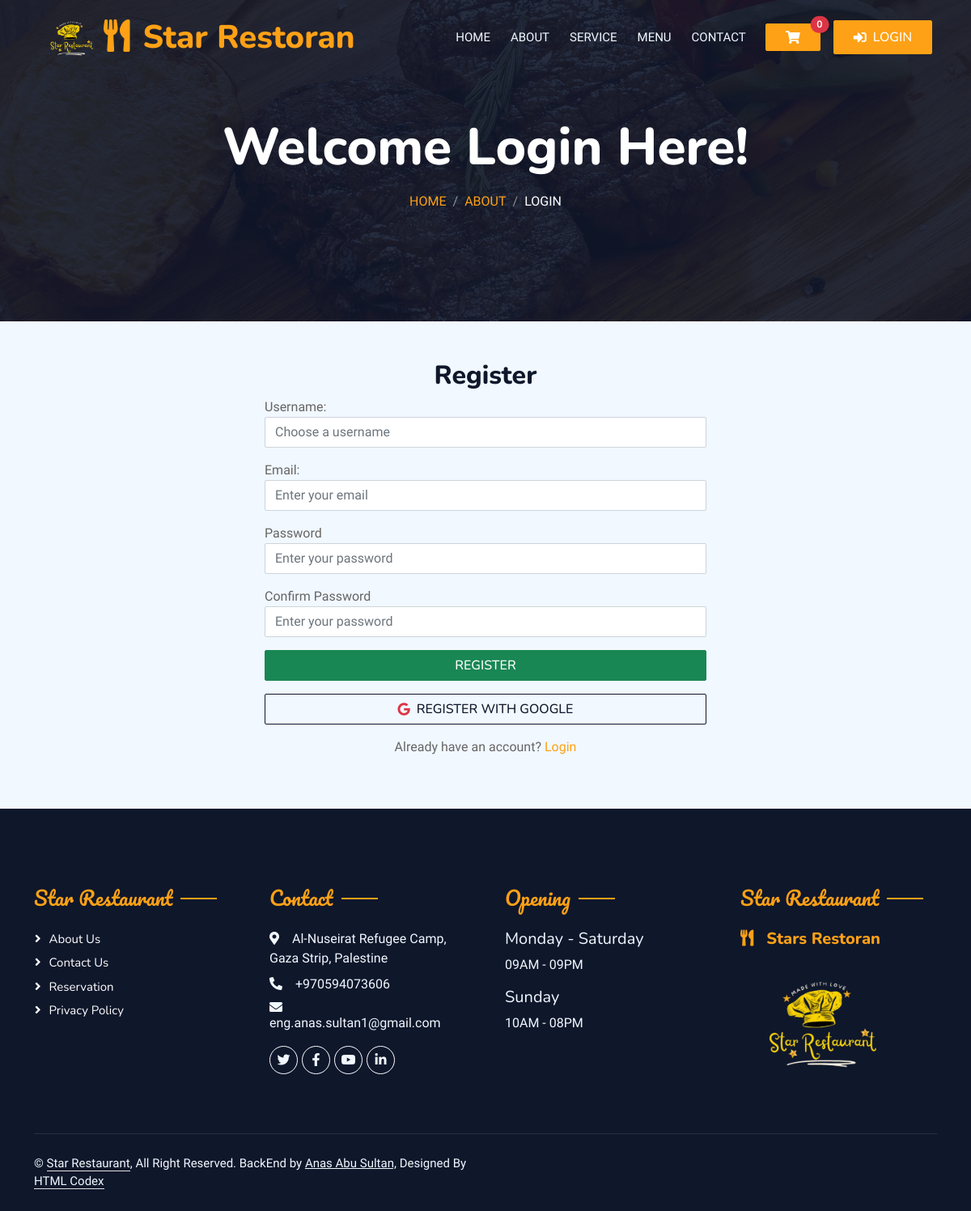
Page /accounts/register/ on the committed database.
### restaurant_app/models.py (models this page shows, shortened)
class Rest_detail(models.Model):
    name = models.CharField(max_length=255,blank=False,default='restaurant')
    address = models.CharField(max_length=255,blank=False,default='address')
    phone_number = models.CharField(max_length=20,blank=False,default='phone_number')
    email = models.EmailField(max_length=255,blank=False,default='email')
    image = models.ImageField(upload_to='restaurant/',default='defa/defa.png')
    description1 = models.CharField(max_length=255,default='Enjoy OurDelicious Meal')
    description2 = models.CharField(max_length=1500,default='Tempor erat elitr rebum at clita. Diam dolor diam ipsum sit. Aliqu diam amet diam et eos. Clita erat ipsum et lorem et sit, sed stet lorem sit clita duo justo magna dolore erat amet')
    video_url = models.URLField(default='https://www.youtube.com/watch?v=LXNdRCjZt00&t=19s')
    background_image_url = models.ImageField(upload_to='restaurant/backgrounds/', default='defa/background.png')
    backend_url = models.URLField(default='https://anasabusultan.pythonanywhere.com/Anas-Abu-Sultan/')

### accounts/views.py (the view)
# urls.py: path('register/', views.RegisterView.as_view(), name='register'),
class RegisterView(CreateView):
    form_class = UserRegistrationForm
    template_name = 'accounts/register.html'
    success_url = reverse_lazy('accounts:login')
    def get_context_data(self, **kwargs):
        context = super().get_context_data(**kwargs)
        context['rest_detail'] = Rest_detail.objects.first()  # Get the first object
        return context

### accounts/forms.py (shortened to what this page needs)
class UserRegistrationForm(UserCreationForm):
    username = forms.CharField(widget=forms.TextInput(attrs={'class': 'form-control'}))
    password1 =forms.CharField(widget=forms.PasswordInput(attrs={'class': 'form-control'}))
    password2= forms.CharField(widget=forms.PasswordInput(attrs={'class': 'form-control'}))
    email = forms.EmailField(required=True, widget=forms.EmailInput(attrs={'class': 'form-control','placeholder': 'Enter your email'}))
    class Meta:
        model = User
        fields = ['username','email','password1','password2']
    def __init__(self, *args, **kwargs):
        super().__init__(*args, **kwargs)
        for field_name, field in self.fields.items():
            field.widget.attrs['class'] = 'form-control'
            if field_name == 'username':
                field.widget.attrs['placeholder'] = 'Choose a username'
            elif 'password' in field_name:
                field.widget.attrs['placeholder'] = 'Enter your password'

### accounts/templates/accounts/register.html (shortened to what this page needs)
{% extends 'accounts/base_login.html' %}
{% block content %}
<div class="container mt-5">
    <div class="row justify-content-center">
        <div class="col-md-6">
            <h2 class="text-center">Register</h2>
            <form method="post">
                <div class="mb-3">
                    {{ form.username.label_tag }}
                    {{ form.username }}
                </div>
                <div class="mb-3">
                    {{ form.email.label_tag }}
                    {{ form.email }}
                </div>
                <div class="mb-3">
                    <label for="{{ form.password1.id_for_label }}">Password</label>
                    {{ form.password1 }}
                </div>
                <div class="mb-3">
                    <label for="{{ form.password2.id_for_label }}">Confirm Password</label>
                    {{ form.password2 }}
                </div>
                <button type="submit" class="btn btn-success w-100">Register</button>
            </form>
            <a href="{% url 'social:begin' 'google-oauth2' %}" class="google-login-button btn btn-outline-dark w-100 d-flex align-items-center justify-content-center mt-3">
                <i class="fab fa-google me-2 text-danger"></i> Register with Google
            </a>
            <p class="mt-3 text-center">Already have an account? <a href="{% url 'accounts:login' %}">Login</a></p>
        </div>
    </div>
</div>
{% endblock %}

### accounts/templates/accounts/navbar_login.html (shortened to what this page needs)
{%load static%}
 <!DOCTYPE html>
 <html lang="en">
 <head>
 </head>
 <body>
  <div class="container-xxl position-relative p-0">
    <nav class="navbar navbar-expand-lg navbar-dark bg-dark px-4 px-lg-5 py-3 py-lg-0">
        <a href="" class="navbar-brand p-0 d-flex align-items-center">
            <img src="{{ rest_detail.image.url }}" alt="Logo" class="img-fluid" style="max-height: 80px;">
            <h1 class="text-primary m-0"><i class="fa fa-utensils me-3"></i>Star Restoran</h1>
        </a>
        <div class="collapse navbar-collapse" id="navbarCollapse">
            <div class="navbar-nav ms-auto py-0 pe-4">
                <a href="{% url 'restaurant_app:home' %}" class="nav-item nav-link ">Home</a>
                <a href="{% url 'restaurant_app:about' %}" class="nav-item nav-link">About</a>
                <a href="{% url 'restaurant_app:services' %}" class="nav-item nav-link">Service</a>
                <a href="{% url 'restaurant_app:menu' category='food_menu' %}" class="nav-item nav-link {{ menu|default:'' }}">Menu</a>
                <a href="{% url 'restaurant_app:contact' %}" class="nav-item nav-link {{ contact|default:'' }}">Contact</a>
            </div>
            <div class="d-flex align-items-center gap-3">
                <a href="{% url 'restaurant_app:cart' %}" class="btn btn-primary py-2 px-4 position-relative">
                    <i class="fas fa-shopping-cart"></i>
                    <span id="cartItemCount" class="position-absolute top-0 start-100 translate-middle badge rounded-pill bg-danger">
                        {{ request.user.cart.cart_items.count|default:0 }}
                    </span>
                </a>
                {% if user.is_authenticated %}
                <form method="post" action="{% url 'accounts:logout' %}" class="d-inline">
                    {% csrf_token %}
                    <button type="submit" class="btn btn-danger d-flex align-items-center py-2 px-4">
                        <i class="fas fa-sign-out-alt me-2"></i> Logout
                    </button>
                </form>
                {% else %}
                <a href="{% url 'accounts:login' %}" class="btn btn-primary d-flex align-items-center py-2 px-4">
                    <i class="fas fa-sign-in-alt me-2"></i> Login
                </a>
                {% endif %}
            </div>
        </div>
        </div>
    <div class="container-xxl py-5 bg-dark hero-header mb-5">
        <div class="container text-center my-5 pt-5 pb-4">
            <h1 class="display-3 text-white mb-3 animated slideInDown">Welcome Login Here!</h1>
            <nav aria-label="breadcrumb">
                <ol class="breadcrumb justify-content-center text-uppercase">
                    <li class="breadcrumb-item"><a href="{%url 'restaurant_app:home'%}">Home</a></li>
                    <li class="breadcrumb-item"><a href="{%url 'restaurant_app:about'%}">About</a></li>
                    <li class="breadcrumb-item text-white active" aria-current="page">LOGIN</li>
                </ol>
            </nav>
        </div>
    </div>
</body>
</html>

### restaurant_app/templates/restaurant/footer.html (shortened to what this page needs)
<div class="container-fluid bg-dark text-light footer pt-5 mt-5 wow fadeIn" data-wow-delay="0.1s">
    <div class="container py-5">
        <div class="row g-5">
            <div class="col-lg-3 col-md-6">
                <h4 class="section-title ff-secondary text-start text-primary fw-normal mb-4">Star Restaurant</h4>
                <a class="btn btn-link" href="{% url 'restaurant_app:about'%}">About Us</a>
                <a class="btn btn-link" href="{% url 'restaurant_app:contact'%}">Contact Us</a>
                <a class="btn btn-link" href="">Reservation</a>
                <a class="btn btn-link" href="">Privacy Policy</a>
            </div>
            <div class="col-lg-3 col-md-6">
                <h4 class="section-title ff-secondary text-start text-primary fw-normal mb-4">Contact</h4>
                <p class="mb-2"><i class="fa fa-map-marker-alt me-3"></i>{{rest_detail.address}}</p>
                <p class="mb-2"><i class="fa fa-phone-alt me-3"></i>{{rest_detail.phone_number}}</p>
                <p class="mb-2"><i class="fa fa-envelope me-3"></i>{{rest_detail.email}}</p>
                <div class="d-flex pt-2">
                    <a class="btn btn-outline-light btn-social" href={{rest_detail.backend_url}}><i class="fab fa-twitter"></i></a>
                    <a class="btn btn-outline-light btn-social" href={{rest_detail.backend_url}}><i class="fab fa-facebook-f"></i></a>
                    <a class="btn btn-outline-light btn-social" href={{rest_detail.backend_url}}><i class="fab fa-youtube"></i></a>
                    <a class="btn btn-outline-light btn-social" href={{rest_detail.backend_url}}><i class="fab fa-linkedin-in"></i></a>
                </div>
            </div>
            <div class="col-lg-3 col-md-6">
                <h4 class="section-title ff-secondary text-start text-primary fw-normal mb-4">Opening</h4>
                <h5 class="text-light fw-normal">Monday - Saturday</h5>
                <p>09AM - 09PM</p>
                <h5 class="text-light fw-normal">Sunday</h5>
                <p>10AM - 08PM</p>
            </div>
            <div class="col-lg-3 col-md-6">
                <h4 class="section-title ff-secondary text-start text-primary fw-normal mb-4">Star Restaurant</h4>
                <h5 class="text-primary m-0"><i class="fa fa-utensils me-3"></i>Stars Restoran</h5>
                <img src="{{ rest_detail.image.url }}" alt="Logo" style="width: 200px; height: 180px; object-fit: cover; margin-right: 10px;">
            </div>
        </div>
    </div>
    <div class="container">
        <div class="copyright">
            <div class="row">
                <div class="col-md-6 text-center text-md-start mb-3 mb-md-0">
                    &copy; <a class="border-bottom" href="">Star Restaurant</a>, All Right Reserved.
                    BackEnd by <a href={{rest_detail.backend_url}}><u>Anas Abu Sultan,</u> </a> Designed By <a class="border-bottom" href="https://htmlcodex.com">HTML Codex</a>
                </div>
                <div class="col-md-6 text-center text-md-end">
                </div>
            </div>
        </div>
    </div>
</div>

### restaurant_app/static/css/style.css (style rules this page uses)
:root { --primary: #FEA116; --light: #F1F8FF; --dark: #0F172B; }
.ff-secondary { font-family: 'Pacifico', cursive; }
.btn { font-family: 'Nunito', sans-serif; font-weight: 500; text-transform: uppercase; transition: .5s; }
.btn.btn-primary, .btn.btn-secondary { color: #FFFFFF; }
.navbar-dark .navbar-nav .nav-link { position: relative; margin-left: 25px; padding: 35px 0; font-size: 15px; color: var(--light) !important; text-transform: uppercase; font-weight: 500; outline: none; transition: .5s; }
.navbar-dark .navbar-brand img { max-height: 60px; transition: .5s; }
@media (min-width: 992px) { .navbar-dark { position: absolute; width: 100%; top: 0; left: 0; z-index: 999; background: transparent !important; } }
.hero-header { background: linear-gradient(rgba(15, 23, 43, .9), rgba(15, 23, 43, .9)), url(../img/bg-hero.jpg); background-position: center center; background-repeat: no-repeat; background-size: cover; }
.breadcrumb-item + .breadcrumb-item::before { color: rgba(255, 255, 255, .5); }
.section-title { position: relative; display: inline-block; }
.section-title::before { position: absolute; content: ""; width: 45px; height: 2px; top: 50%; left: -55px; margin-top: -1px; background: var(--primary); }
.section-title::after { position: absolute; content: ""; width: 45px; height: 2px; top: 50%; right: -55px; margin-top: -1px; background: var(--primary); }
.section-title.text-start::before, .section-title.text-end::after { display: none; }
.footer .btn.btn-social { margin-right: 5px; width: 35px; height: 35px; display: flex; align-items: center; justify-content: center; color: var(--light); border: 1px solid #FFFFFF; border-radius: 35px; transition: .3s; }
.footer .btn.btn-link { display: block; margin-bottom: 5px; padding: 0; text-align: left; color: #FFFFFF; font-size: 15px; font-weight: normal; text-transform: capitalize; transition: .3s; }
.footer .btn.btn-link::before { position: relative; content: "\f105"; font-family: "Font Awesome 5 Free"; font-weight: 900; margin-right: 10px; }
.footer .copyright { padding: 25px 0; font-size: 15px; border-top: 1px solid rgba(256, 256, 256, .1); }
.footer .copyright a { color: var(--light); }

### rows in the picture
Rest_detail: image (picture), address "Al-Nuseirat Refugee Camp, Gaza Strip, Palestine", phone_number "+970594073606", email "eng.anas.sultan1@gmail.com"

### other values in the picture
{{ request.user.cart.cart_items.count|default:0 }} "0"
